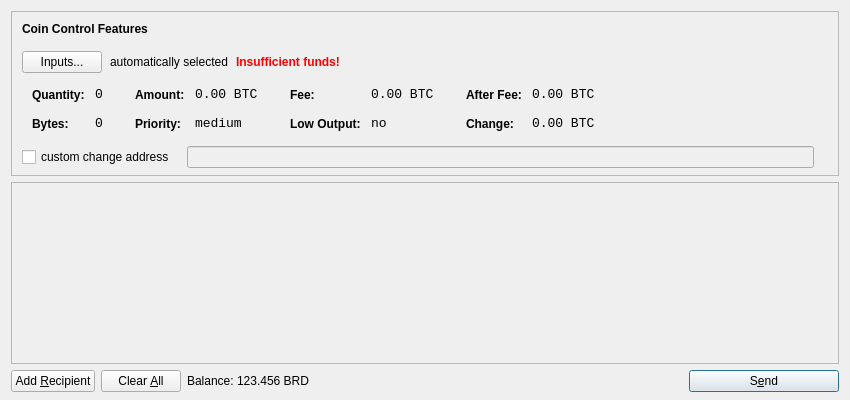
<?xml version="1.0" encoding="UTF-8"?>
<ui version="4.0">
 <class>SendCoinsDialog</class>
 <widget class="QDialog" name="SendCoinsDialog">
  <property name="geometry">
   <rect>
    <x>0</x>
    <y>0</y>
    <width>850</width>
    <height>400</height>
   </rect>
  </property>
  <property name="windowTitle">
   <string>Send Coins</string>
  </property>
  <layout class="QVBoxLayout" name="verticalLayout" stretch="0,1,0">
   <property name="bottomMargin">
    <number>8</number>
   </property>
   <item>
    <widget class="QFrame" name="frameCoinControl">
     <property name="sizePolicy">
      <sizepolicy hsizetype="Expanding" vsizetype="Expanding">
       <horstretch>0</horstretch>
       <verstretch>0</verstretch>
      </sizepolicy>
     </property>
     <property name="maximumSize">
      <size>
       <width>16777215</width>
       <height>16777215</height>
      </size>
     </property>
     <property name="frameShape">
      <enum>QFrame::StyledPanel</enum>
     </property>
     <property name="frameShadow">
      <enum>QFrame::Sunken</enum>
     </property>
     <layout class="QVBoxLayout" name="verticalLayoutCoinControl2">
      <property name="spacing">
       <number>-1</number>
      </property>
      <property name="leftMargin">
       <number>0</number>
      </property>
      <property name="topMargin">
       <number>0</number>
      </property>
      <property name="rightMargin">
       <number>0</number>
      </property>
      <property name="bottomMargin">
       <number>6</number>
      </property>
      <item>
       <layout class="QVBoxLayout" name="verticalLayoutCoinControl" stretch="0,0,0,0,1">
        <property name="spacing">
         <number>0</number>
        </property>
        <property name="leftMargin">
         <number>10</number>
        </property>
        <property name="topMargin">
         <number>10</number>
        </property>
        <item>
         <layout class="QHBoxLayout" name="horizontalLayoutCoinControl1">
          <property name="bottomMargin">
           <number>15</number>
          </property>
          <item>
           <widget class="QLabel" name="labelCoinControlFeatures">
            <property name="sizePolicy">
             <sizepolicy hsizetype="Preferred" vsizetype="Maximum">
              <horstretch>0</horstretch>
              <verstretch>0</verstretch>
             </sizepolicy>
            </property>
            <property name="font">
             <font>
              <weight>75</weight>
              <bold>true</bold>
             </font>
            </property>
            <property name="styleSheet">
             <string notr="true">font-weight:bold;</string>
            </property>
            <property name="text">
             <string>Coin Control Features</string>
            </property>
           </widget>
          </item>
         </layout>
        </item>
        <item>
         <layout class="QHBoxLayout" name="horizontalLayoutCoinControl2" stretch="0,0,0,0">
          <property name="spacing">
           <number>8</number>
          </property>
          <property name="bottomMargin">
           <number>10</number>
          </property>
          <item>
           <widget class="QPushButton" name="pushButtonCoinControl">
            <property name="styleSheet">
             <string notr="true"/>
            </property>
            <property name="text">
             <string>Inputs...</string>
            </property>
           </widget>
          </item>
          <item>
           <widget class="QLabel" name="labelCoinControlAutomaticallySelected">
            <property name="text">
             <string>automatically selected</string>
            </property>
            <property name="margin">
             <number>5</number>
            </property>
           </widget>
          </item>
          <item>
           <widget class="QLabel" name="labelCoinControlInsuffFunds">
            <property name="font">
             <font>
              <weight>75</weight>
              <bold>true</bold>
             </font>
            </property>
            <property name="styleSheet">
             <string notr="true">color:red;font-weight:bold;</string>
            </property>
            <property name="text">
             <string>Insufficient funds!</string>
            </property>
            <property name="margin">
             <number>5</number>
            </property>
           </widget>
          </item>
          <item>
           <spacer name="horizontalSpacerCoinControl">
            <property name="orientation">
             <enum>Qt::Horizontal</enum>
            </property>
            <property name="sizeHint" stdset="0">
             <size>
              <width>40</width>
              <height>1</height>
             </size>
            </property>
           </spacer>
          </item>
         </layout>
        </item>
        <item>
         <widget class="QWidget" name="widgetCoinControl" native="true">
          <property name="sizePolicy">
           <sizepolicy hsizetype="Preferred" vsizetype="Preferred">
            <horstretch>0</horstretch>
            <verstretch>0</verstretch>
           </sizepolicy>
          </property>
          <property name="minimumSize">
           <size>
            <width>0</width>
            <height>0</height>
           </size>
          </property>
          <property name="styleSheet">
           <string notr="true"/>
          </property>
          <layout class="QHBoxLayout" name="horizontalLayoutCoinControl5">
           <property name="margin">
            <number>0</number>
           </property>
           <item>
            <layout class="QHBoxLayout" name="horizontalLayoutCoinControl3" stretch="0,0,0,1">
             <property name="spacing">
              <number>20</number>
             </property>
             <property name="topMargin">
              <number>0</number>
             </property>
             <property name="bottomMargin">
              <number>10</number>
             </property>
             <item>
              <layout class="QFormLayout" name="formLayoutCoinControl1">
               <property name="horizontalSpacing">
                <number>10</number>
               </property>
               <property name="verticalSpacing">
                <number>14</number>
               </property>
               <property name="leftMargin">
                <number>10</number>
               </property>
               <property name="topMargin">
                <number>4</number>
               </property>
               <property name="rightMargin">
                <number>6</number>
               </property>
               <item row="0" column="0">
                <widget class="QLabel" name="labelCoinControlQuantityText">
                 <property name="styleSheet">
                  <string notr="true">font-weight:bold;</string>
                 </property>
                 <property name="text">
                  <string>Quantity:</string>
                 </property>
                 <property name="margin">
                  <number>0</number>
                 </property>
                </widget>
               </item>
               <item row="0" column="1">
                <widget class="QLabel" name="labelCoinControlQuantity">
                 <property name="font">
                  <font>
                   <family>Monospace</family>
                   <pointsize>10</pointsize>
                  </font>
                 </property>
                 <property name="cursor">
                  <cursorShape>IBeamCursor</cursorShape>
                 </property>
                 <property name="contextMenuPolicy">
                  <enum>Qt::ActionsContextMenu</enum>
                 </property>
                 <property name="text">
                  <string notr="true">0</string>
                 </property>
                 <property name="margin">
                  <number>0</number>
                 </property>
                 <property name="textInteractionFlags">
                  <set>Qt::LinksAccessibleByMouse|Qt::TextSelectableByKeyboard|Qt::TextSelectableByMouse</set>
                 </property>
                </widget>
               </item>
               <item row="1" column="0">
                <widget class="QLabel" name="labelCoinControlBytesText">
                 <property name="styleSheet">
                  <string notr="true">font-weight:bold;</string>
                 </property>
                 <property name="text">
                  <string>Bytes:</string>
                 </property>
                </widget>
               </item>
               <item row="1" column="1">
                <widget class="QLabel" name="labelCoinControlBytes">
                 <property name="font">
                  <font>
                   <family>Monospace</family>
                   <pointsize>10</pointsize>
                  </font>
                 </property>
                 <property name="cursor">
                  <cursorShape>IBeamCursor</cursorShape>
                 </property>
                 <property name="contextMenuPolicy">
                  <enum>Qt::ActionsContextMenu</enum>
                 </property>
                 <property name="text">
                  <string notr="true">0</string>
                 </property>
                 <property name="textInteractionFlags">
                  <set>Qt::LinksAccessibleByMouse|Qt::TextSelectableByKeyboard|Qt::TextSelectableByMouse</set>
                 </property>
                </widget>
               </item>
              </layout>
             </item>
             <item>
              <layout class="QFormLayout" name="formLayoutCoinControl2">
               <property name="horizontalSpacing">
                <number>10</number>
               </property>
               <property name="verticalSpacing">
                <number>14</number>
               </property>
               <property name="leftMargin">
                <number>6</number>
               </property>
               <property name="topMargin">
                <number>4</number>
               </property>
               <property name="rightMargin">
                <number>6</number>
               </property>
               <item row="0" column="0">
                <widget class="QLabel" name="labelCoinControlAmountText">
                 <property name="styleSheet">
                  <string notr="true">font-weight:bold;</string>
                 </property>
                 <property name="text">
                  <string>Amount:</string>
                 </property>
                 <property name="margin">
                  <number>0</number>
                 </property>
                </widget>
               </item>
               <item row="0" column="1">
                <widget class="QLabel" name="labelCoinControlAmount">
                 <property name="font">
                  <font>
                   <family>Monospace</family>
                   <pointsize>10</pointsize>
                  </font>
                 </property>
                 <property name="cursor">
                  <cursorShape>IBeamCursor</cursorShape>
                 </property>
                 <property name="contextMenuPolicy">
                  <enum>Qt::ActionsContextMenu</enum>
                 </property>
                 <property name="text">
                  <string notr="true">0.00 BTC</string>
                 </property>
                 <property name="textInteractionFlags">
                  <set>Qt::LinksAccessibleByMouse|Qt::TextSelectableByKeyboard|Qt::TextSelectableByMouse</set>
                 </property>
                </widget>
               </item>
               <item row="1" column="0">
                <widget class="QLabel" name="labelCoinControlPriorityText">
                 <property name="styleSheet">
                  <string notr="true">font-weight:bold;</string>
                 </property>
                 <property name="text">
                  <string>Priority:</string>
                 </property>
                </widget>
               </item>
               <item row="1" column="1">
                <widget class="QLabel" name="labelCoinControlPriority">
                 <property name="font">
                  <font>
                   <family>Monospace</family>
                   <pointsize>10</pointsize>
                  </font>
                 </property>
                 <property name="cursor">
                  <cursorShape>IBeamCursor</cursorShape>
                 </property>
                 <property name="contextMenuPolicy">
                  <enum>Qt::ActionsContextMenu</enum>
                 </property>
                 <property name="text">
                  <string>medium</string>
                 </property>
                 <property name="textInteractionFlags">
                  <set>Qt::LinksAccessibleByMouse|Qt::TextSelectableByKeyboard|Qt::TextSelectableByMouse</set>
                 </property>
                </widget>
               </item>
              </layout>
             </item>
             <item>
              <layout class="QFormLayout" name="formLayoutCoinControl3">
               <property name="horizontalSpacing">
                <number>10</number>
               </property>
               <property name="verticalSpacing">
                <number>14</number>
               </property>
               <property name="leftMargin">
                <number>6</number>
               </property>
               <property name="topMargin">
                <number>4</number>
               </property>
               <property name="rightMargin">
                <number>6</number>
               </property>
               <item row="0" column="0">
                <widget class="QLabel" name="labelCoinControlFeeText">
                 <property name="styleSheet">
                  <string notr="true">font-weight:bold;</string>
                 </property>
                 <property name="text">
                  <string>Fee:</string>
                 </property>
                 <property name="margin">
                  <number>0</number>
                 </property>
                </widget>
               </item>
               <item row="0" column="1">
                <widget class="QLabel" name="labelCoinControlFee">
                 <property name="font">
                  <font>
                   <family>Monospace</family>
                   <pointsize>10</pointsize>
                  </font>
                 </property>
                 <property name="cursor">
                  <cursorShape>IBeamCursor</cursorShape>
                 </property>
                 <property name="contextMenuPolicy">
                  <enum>Qt::ActionsContextMenu</enum>
                 </property>
                 <property name="text">
                  <string notr="true">0.00 BTC</string>
                 </property>
                 <property name="textInteractionFlags">
                  <set>Qt::LinksAccessibleByMouse|Qt::TextSelectableByKeyboard|Qt::TextSelectableByMouse</set>
                 </property>
                </widget>
               </item>
               <item row="1" column="0">
                <widget class="QLabel" name="labelCoinControlLowOutputText">
                 <property name="styleSheet">
                  <string notr="true">font-weight:bold;</string>
                 </property>
                 <property name="text">
                  <string>Low Output:</string>
                 </property>
                </widget>
               </item>
               <item row="1" column="1">
                <widget class="QLabel" name="labelCoinControlLowOutput">
                 <property name="font">
                  <font>
                   <family>Monospace</family>
                   <pointsize>10</pointsize>
                  </font>
                 </property>
                 <property name="cursor">
                  <cursorShape>IBeamCursor</cursorShape>
                 </property>
                 <property name="contextMenuPolicy">
                  <enum>Qt::ActionsContextMenu</enum>
                 </property>
                 <property name="text">
                  <string>no</string>
                 </property>
                 <property name="textInteractionFlags">
                  <set>Qt::LinksAccessibleByMouse|Qt::TextSelectableByKeyboard|Qt::TextSelectableByMouse</set>
                 </property>
                </widget>
               </item>
              </layout>
             </item>
             <item>
              <layout class="QFormLayout" name="formLayoutCoinControl4">
               <property name="horizontalSpacing">
                <number>10</number>
               </property>
               <property name="verticalSpacing">
                <number>14</number>
               </property>
               <property name="leftMargin">
                <number>6</number>
               </property>
               <property name="topMargin">
                <number>4</number>
               </property>
               <property name="rightMargin">
                <number>6</number>
               </property>
               <item row="0" column="0">
                <widget class="QLabel" name="labelCoinControlAfterFeeText">
                 <property name="styleSheet">
                  <string notr="true">font-weight:bold;</string>
                 </property>
                 <property name="text">
                  <string>After Fee:</string>
                 </property>
                 <property name="margin">
                  <number>0</number>
                 </property>
                </widget>
               </item>
               <item row="0" column="1">
                <widget class="QLabel" name="labelCoinControlAfterFee">
                 <property name="font">
                  <font>
                   <family>Monospace</family>
                   <pointsize>10</pointsize>
                  </font>
                 </property>
                 <property name="cursor">
                  <cursorShape>IBeamCursor</cursorShape>
                 </property>
                 <property name="contextMenuPolicy">
                  <enum>Qt::ActionsContextMenu</enum>
                 </property>
                 <property name="text">
                  <string notr="true">0.00 BTC</string>
                 </property>
                 <property name="textInteractionFlags">
                  <set>Qt::LinksAccessibleByMouse|Qt::TextSelectableByKeyboard|Qt::TextSelectableByMouse</set>
                 </property>
                </widget>
               </item>
               <item row="1" column="0">
                <widget class="QLabel" name="labelCoinControlChangeText">
                 <property name="styleSheet">
                  <string notr="true">font-weight:bold;</string>
                 </property>
                 <property name="text">
                  <string>Change:</string>
                 </property>
                </widget>
               </item>
               <item row="1" column="1">
                <widget class="QLabel" name="labelCoinControlChange">
                 <property name="font">
                  <font>
                   <family>Monospace</family>
                   <pointsize>10</pointsize>
                  </font>
                 </property>
                 <property name="cursor">
                  <cursorShape>IBeamCursor</cursorShape>
                 </property>
                 <property name="contextMenuPolicy">
                  <enum>Qt::ActionsContextMenu</enum>
                 </property>
                 <property name="text">
                  <string notr="true">0.00 BTC</string>
                 </property>
                 <property name="textInteractionFlags">
                  <set>Qt::LinksAccessibleByMouse|Qt::TextSelectableByKeyboard|Qt::TextSelectableByMouse</set>
                 </property>
                </widget>
               </item>
              </layout>
             </item>
            </layout>
           </item>
          </layout>
         </widget>
        </item>
        <item>
         <layout class="QHBoxLayout" name="horizontalLayoutCoinControl4" stretch="0,0,0">
          <property name="spacing">
           <number>12</number>
          </property>
          <property name="sizeConstraint">
           <enum>QLayout::SetDefaultConstraint</enum>
          </property>
          <property name="topMargin">
           <number>5</number>
          </property>
          <property name="rightMargin">
           <number>5</number>
          </property>
          <item>
           <widget class="QCheckBox" name="checkBoxCoinControlChange">
            <property name="text">
             <string>custom change address</string>
            </property>
           </widget>
          </item>
          <item>
           <widget class="QLineEdit" name="lineEditCoinControlChange">
            <property name="enabled">
             <bool>false</bool>
            </property>
            <property name="sizePolicy">
             <sizepolicy hsizetype="Expanding" vsizetype="Fixed">
              <horstretch>0</horstretch>
              <verstretch>0</verstretch>
             </sizepolicy>
            </property>
           </widget>
          </item>
          <item>
           <widget class="QLabel" name="labelCoinControlChangeLabel">
            <property name="sizePolicy">
             <sizepolicy hsizetype="Preferred" vsizetype="Expanding">
              <horstretch>0</horstretch>
              <verstretch>0</verstretch>
             </sizepolicy>
            </property>
            <property name="minimumSize">
             <size>
              <width>0</width>
              <height>0</height>
             </size>
            </property>
            <property name="text">
             <string/>
            </property>
            <property name="margin">
             <number>3</number>
            </property>
           </widget>
          </item>
         </layout>
        </item>
        <item>
         <spacer name="verticalSpacerCoinControl">
          <property name="orientation">
           <enum>Qt::Vertical</enum>
          </property>
          <property name="sizeHint" stdset="0">
           <size>
            <width>800</width>
            <height>1</height>
           </size>
          </property>
         </spacer>
        </item>
       </layout>
      </item>
     </layout>
    </widget>
   </item>
   <item>
    <widget class="QScrollArea" name="scrollArea">
     <property name="widgetResizable">
      <bool>true</bool>
     </property>
     <widget class="QWidget" name="scrollAreaWidgetContents">
      <property name="geometry">
       <rect>
        <x>0</x>
        <y>0</y>
        <width>830</width>
        <height>165</height>
       </rect>
      </property>
      <layout class="QVBoxLayout" name="verticalLayout_2">
       <property name="margin">
        <number>0</number>
       </property>
       <item>
        <layout class="QVBoxLayout" name="entries">
         <property name="spacing">
          <number>6</number>
         </property>
        </layout>
       </item>
       <item>
        <spacer name="verticalSpacer">
         <property name="orientation">
          <enum>Qt::Vertical</enum>
         </property>
         <property name="sizeHint" stdset="0">
          <size>
           <width>20</width>
           <height>40</height>
          </size>
         </property>
        </spacer>
       </item>
      </layout>
     </widget>
    </widget>
   </item>
   <item>
    <layout class="QHBoxLayout" name="horizontalLayout">
     <item>
      <widget class="QPushButton" name="addButton">
       <property name="toolTip">
        <string>Send to multiple recipients at once</string>
       </property>
       <property name="text">
        <string>Add &amp;Recipient</string>
       </property>
       <property name="icon">
        <iconset resource="../bitcoin.qrc">
         <normaloff>:/icons/add</normaloff>:/icons/add</iconset>
       </property>
       <property name="autoDefault">
        <bool>false</bool>
       </property>
      </widget>
     </item>
     <item>
      <widget class="QPushButton" name="clearButton">
       <property name="sizePolicy">
        <sizepolicy hsizetype="Minimum" vsizetype="Fixed">
         <horstretch>0</horstretch>
         <verstretch>0</verstretch>
        </sizepolicy>
       </property>
       <property name="toolTip">
        <string>Remove all transaction fields</string>
       </property>
       <property name="text">
        <string>Clear &amp;All</string>
       </property>
       <property name="icon">
        <iconset resource="../bitcoin.qrc">
         <normaloff>:/icons/remove</normaloff>:/icons/remove</iconset>
       </property>
       <property name="autoRepeatDelay">
        <number>300</number>
       </property>
       <property name="autoDefault">
        <bool>false</bool>
       </property>
      </widget>
     </item>
     <item>
      <layout class="QHBoxLayout" name="horizontalLayout_2">
       <property name="spacing">
        <number>3</number>
       </property>
       <item>
        <widget class="QLabel" name="label">
         <property name="text">
          <string>Balance:</string>
         </property>
        </widget>
       </item>
       <item>
        <widget class="QLabel" name="labelBalance">
         <property name="cursor">
          <cursorShape>IBeamCursor</cursorShape>
         </property>
         <property name="text">
          <string>123.456 BRD</string>
         </property>
         <property name="textInteractionFlags">
          <set>Qt::LinksAccessibleByMouse|Qt::TextSelectableByKeyboard|Qt::TextSelectableByMouse</set>
         </property>
        </widget>
       </item>
      </layout>
     </item>
     <item>
      <spacer name="horizontalSpacer">
       <property name="orientation">
        <enum>Qt::Horizontal</enum>
       </property>
       <property name="sizeHint" stdset="0">
        <size>
         <width>40</width>
         <height>20</height>
        </size>
       </property>
      </spacer>
     </item>
     <item>
      <widget class="QPushButton" name="sendButton">
       <property name="minimumSize">
        <size>
         <width>150</width>
         <height>0</height>
        </size>
       </property>
       <property name="toolTip">
        <string>Confirm the send action</string>
       </property>
       <property name="text">
        <string>S&amp;end</string>
       </property>
       <property name="icon">
        <iconset resource="../bitcoin.qrc">
         <normaloff>:/icons/send</normaloff>:/icons/send</iconset>
       </property>
       <property name="default">
        <bool>true</bool>
       </property>
      </widget>
     </item>
    </layout>
   </item>
  </layout>
 </widget>
 <resources>
  <include location="../bitcoin.qrc"/>
 </resources>
 <connections/>
</ui>
